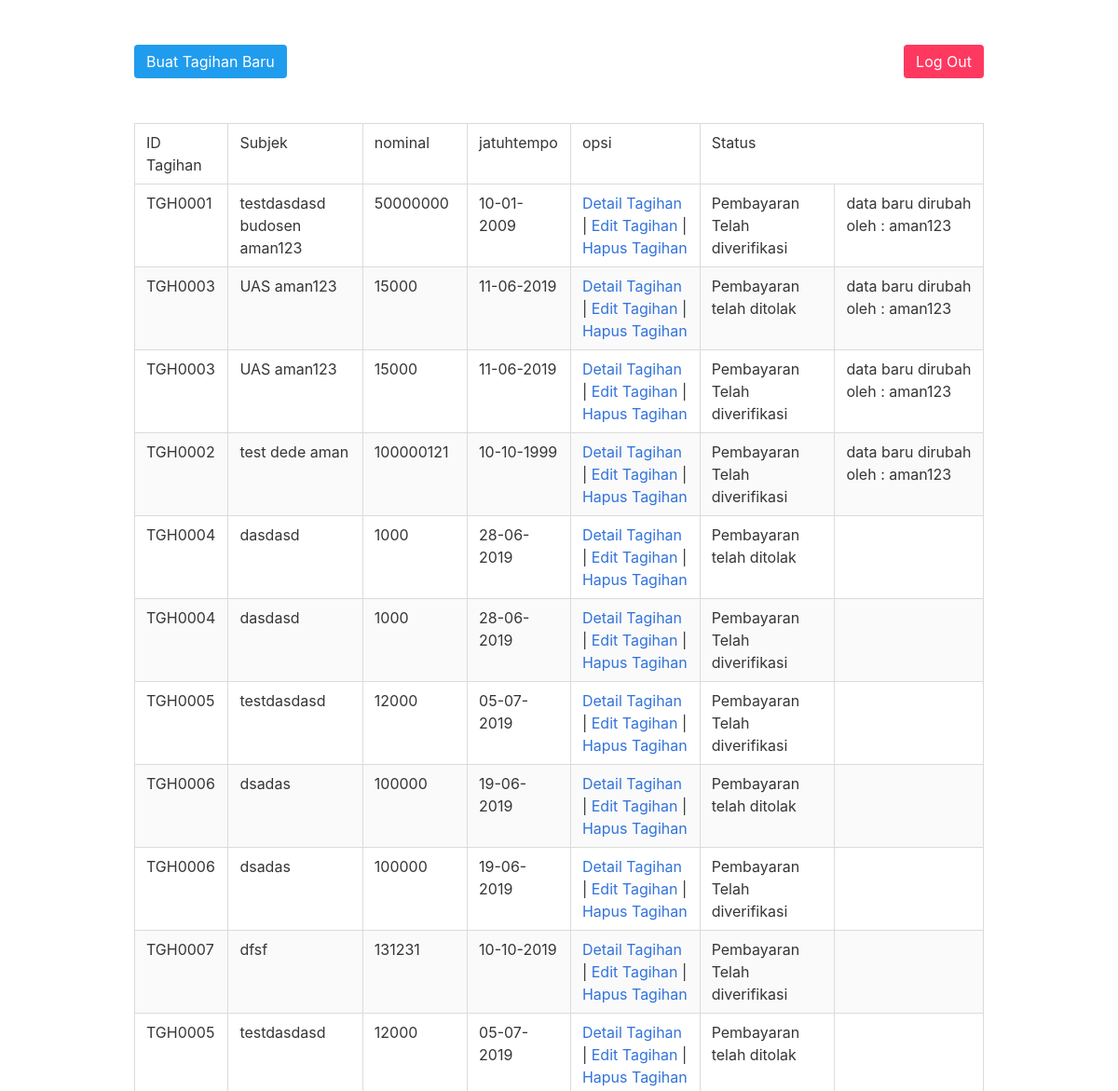
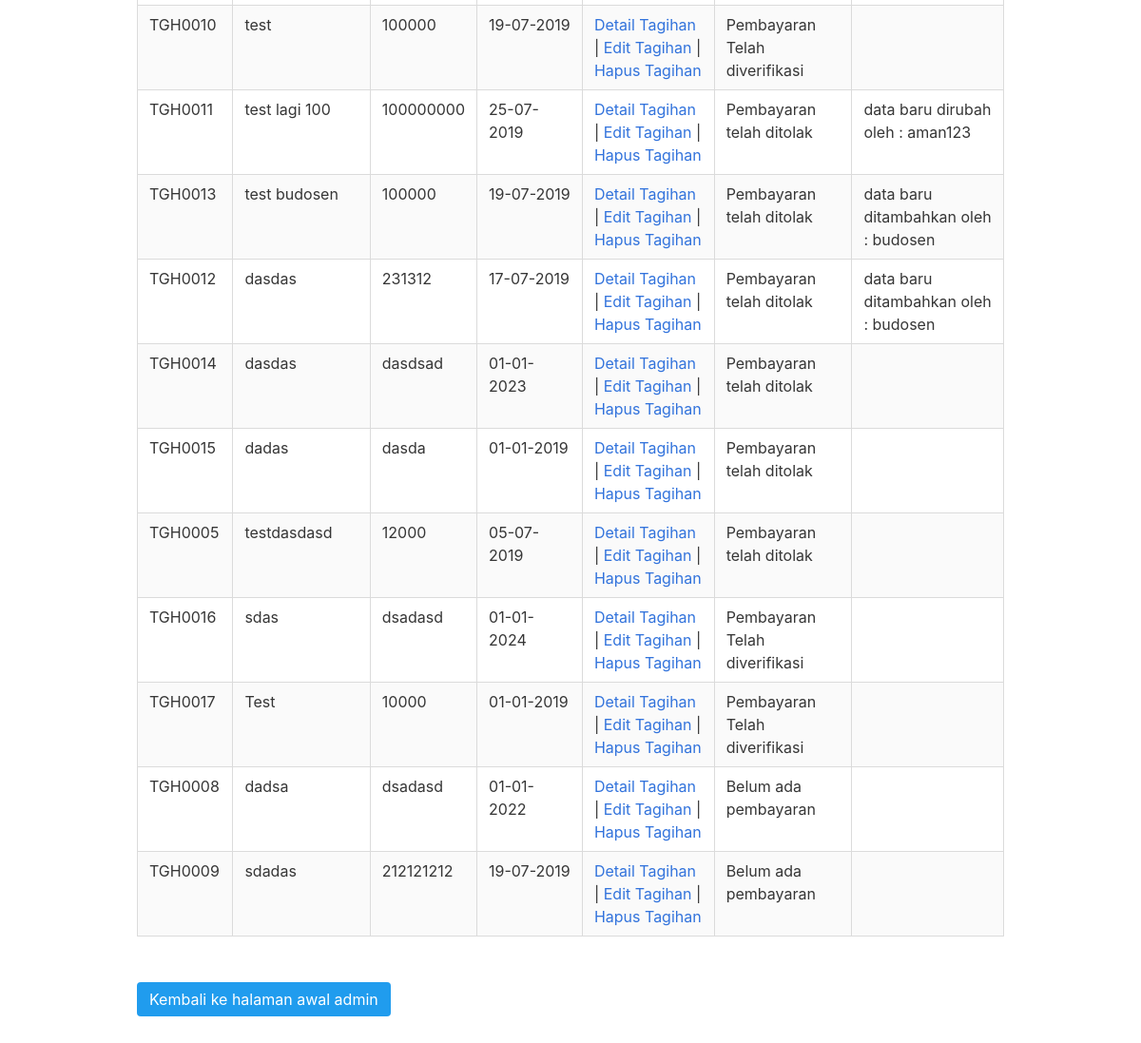
/apto-admin/kelola.php (signed in), run on the app's committed database (2 pictures, top to bottom).
### tables this page shows
CREATE TABLE `apto_pembayaran` (
  `idpembayaran` varchar(8) NOT NULL,
  `idtagihan` varchar(8) NOT NULL,
  `tglbayar` date DEFAULT NULL,
  `bankasal` varchar(30) DEFAULT NULL,
  `banktujuan` varchar(30) DEFAULT NULL,
  `nominalbayar` varchar(9) DEFAULT NULL,
  `buktibayar` varchar(200) DEFAULT NULL,
  `status` varchar(45) DEFAULT NULL,
  PRIMARY KEY (`idpembayaran`),
  KEY `fk_apto_pembayaran_1_idx` (`idtagihan`),
  CONSTRAINT `fk_apto_pembayaran_1` FOREIGN KEY (`idtagihan`) REFERENCES `apto_tagihan` (`idtagihan`) ON DELETE NO ACTION ON UPDATE NO ACTION
);

CREATE TABLE `apto_tagihan` (
  `idtagihan` varchar(8) NOT NULL,
  `iduser` varchar(850) NOT NULL,
  `subject` varchar(100) DEFAULT NULL,
  `deskripsi` varchar(400) DEFAULT NULL,
  `jatuhtempo` date DEFAULT NULL,
  `nominal` varchar(9) DEFAULT NULL,
  `log` varchar(45) DEFAULT NULL,
  PRIMARY KEY (`idtagihan`),
  UNIQUE KEY `idtagihan_UNIQUE` (`idtagihan`),
  KEY `idx_apto_tagihan_iduser` (`iduser`(767))
);

### apto-admin/kelola.php (the view, shortened to what this page needs)
<?php
include_once("../req/database.php");
$id="edasdasdf";
$k = $mysqli->prepare("SELECT a.idtagihan,a.subject,a.nominal,a.jatuhtempo,b.status,b.idpembayaran,a.log FROM apto_tagihan a LEFT JOIN apto_pembayaran b on a.idtagihan=b.idtagihan where a.idtagihan!=?");
$k->bind_param('s',$id);
$k->execute();
$k->bind_result($idtagihan,$subject,$nominal,$jatuhtempo,$status,$idpembayaran,$logg);
?>
<!DOCTYPE html>
<html lang="en">
<head>
    <link rel="stylesheet" href="../req/bulma/css/bulma.min.css">
</head>
<body>
    <div class="hero">
        <div class="container">
            <section class="hero-body">
            <div class="level">
                <div class="level-left">
                    <div class="level-items">
                    <a href="buat-tagihan.php" class="button is-normal is-info">Buat Tagihan Baru</a><br/><br/>
                    </div>
                </div>
                <div class="level-right">
                <div class="level-items">
                    <a href="logout-admin.php" class="button is-normal is-danger">Log Out</a><br/><br/>
                    </div>
                </div>
            </div>
    <table class="table is-bordered is-striped is-hoverable">
    <thead>
        <tr>
            <td>ID Tagihan</td>
            <td>Subjek</td>
            <td>nominal</td>
            <td>jatuhtempo</td>
            <td>opsi</td>
            <td colspan="2">Status</td>
        </tr>
    </thead>
    <tbody>
    <?php
    while($k->fetch()){
        if($status==0){
            $kond = "Belum ada pembayaran";
        }else if($status==1){
            $kond = "<a href=\"validasi-pembayaran.php?idtagihan=$idtagihan&idpembayaran=$idpembayaran\">Pembayaran Menunggu Validasi</a>";
        }else if($status==2){
            $kond = "Pembayaran Telah diverifikasi";
        }else if($status==3){
            $kond = "Pembayaran telah ditolak";
        }
        $originalDate = $jatuhtempo;
        $jatuhtempo = date("d-m-Y", strtotime($originalDate));
        echo "
        <tr>
            <td>$idtagihan</td>
            <td>$subject</td>
            <td>$nominal</td>
            <td>$jatuhtempo</td>
            <td><a href=\"detail-tagihan.php?idtagihan=$idtagihan\">Detail Tagihan</a> | <a href=\"edit-tagihan.php?idtagihan=$idtagihan\">Edit Tagihan</a> | <a href=\"proses.php?submit=Hapus&idtagihan=$idtagihan\">Hapus Tagihan </a></td>
            <td>$kond</td>
            <td>$logg</td>
        </tr>";
    }
    ?>
    </tbody>
    </table>
    <br/>
    <a href="index.php" class="button is-normal is-info">Kembali ke halaman awal admin</a>
            </section>
    </div>
</body>
</html>

### apto-admin/kelola.php (style rules this page uses)
* { padding:0px; margin : 0 0%; }

### data on the page
apto_pembayaran: idtagihan.idtagihan "TGH0001", idtagihan.subject "testdasdasd budosen aman123", idtagihan.nominal "50000000", idtagihan.jatuhtempo "10-01-2009", status "Pembayaran Telah diverifikasi", idtagihan.log "data baru dirubah oleh : aman123"
apto_pembayaran: idtagihan.idtagihan "TGH0003", idtagihan.subject "UAS aman123", idtagihan.nominal "15000", idtagihan.jatuhtempo "11-06-2019", status "Pembayaran telah ditolak", idtagihan.log "data baru dirubah oleh : aman123"
apto_pembayaran: idtagihan.idtagihan "TGH0003", idtagihan.subject "UAS aman123", idtagihan.nominal "15000", idtagihan.jatuhtempo "11-06-2019", status "Pembayaran Telah diverifikasi", idtagihan.log "data baru dirubah oleh : aman123"
apto_pembayaran: idtagihan.idtagihan "TGH0002", idtagihan.subject "test dede aman", idtagihan.nominal "100000121", idtagihan.jatuhtempo "10-10-1999", status "Pembayaran Telah diverifikasi", idtagihan.log "data baru dirubah oleh : aman123"
apto_pembayaran: idtagihan.idtagihan "TGH0004", idtagihan.subject "dasdasd", idtagihan.nominal "1000", idtagihan.jatuhtempo "28-06-2019", status "Pembayaran telah ditolak"
apto_pembayaran: idtagihan.idtagihan "TGH0004", idtagihan.subject "dasdasd", idtagihan.nominal "1000", idtagihan.jatuhtempo "28-06-2019", status "Pembayaran Telah diverifikasi"
apto_pembayaran: idtagihan.idtagihan "TGH0005", idtagihan.subject "testdasdasd", idtagihan.nominal "12000", idtagihan.jatuhtempo "05-07-2019", status "Pembayaran Telah diverifikasi"
apto_pembayaran: idtagihan.idtagihan "TGH0006", idtagihan.subject "dsadas", idtagihan.nominal "100000", idtagihan.jatuhtempo "19-06-2019", status "Pembayaran telah ditolak"
apto_pembayaran: idtagihan.idtagihan "TGH0006", idtagihan.subject "dsadas", idtagihan.nominal "100000", idtagihan.jatuhtempo "19-06-2019", status "Pembayaran Telah diverifikasi"
apto_pembayaran: idtagihan.idtagihan "TGH0007", idtagihan.subject "dfsf", idtagihan.nominal "131231", idtagihan.jatuhtempo "10-10-2019", status "Pembayaran Telah diverifikasi"
apto_pembayaran: idtagihan.idtagihan "TGH0005", idtagihan.subject "testdasdasd", idtagihan.nominal "12000", idtagihan.jatuhtempo "05-07-2019", status "Pembayaran telah ditolak"
apto_pembayaran: idtagihan.idtagihan "TGH0010", idtagihan.subject "test", idtagihan.nominal "100000", idtagihan.jatuhtempo "19-07-2019", status "Pembayaran Telah diverifikasi"
apto_pembayaran: idtagihan.idtagihan "TGH0011", idtagihan.subject "test lagi 100", idtagihan.nominal "100000000", idtagihan.jatuhtempo "25-07-2019", status "Pembayaran telah ditolak", idtagihan.log "data baru dirubah oleh : aman123"
apto_pembayaran: idtagihan.idtagihan "TGH0013", idtagihan.subject "test budosen", idtagihan.nominal "100000", idtagihan.jatuhtempo "19-07-2019", status "Pembayaran telah ditolak", idtagihan.log "data baru ditambahkan oleh : budosen"
apto_pembayaran: idtagihan.idtagihan "TGH0012", idtagihan.subject "dasdas", idtagihan.nominal "231312", idtagihan.jatuhtempo "17-07-2019", status "Pembayaran telah ditolak", idtagihan.log "data baru ditambahkan oleh : budosen"
apto_pembayaran: idtagihan.idtagihan "TGH0014", idtagihan.subject "dasdas", idtagihan.nominal "dasdsad", idtagihan.jatuhtempo "01-01-2023", status "Pembayaran telah ditolak"
apto_pembayaran: idtagihan.idtagihan "TGH0015", idtagihan.subject "dadas", idtagihan.nominal "dasda", idtagihan.jatuhtempo "01-01-2019", status "Pembayaran telah ditolak"
apto_pembayaran: idtagihan.idtagihan "TGH0005", idtagihan.subject "testdasdasd", idtagihan.nominal "12000", idtagihan.jatuhtempo "05-07-2019", status "Pembayaran telah ditolak"
apto_pembayaran: idtagihan.idtagihan "TGH0016", idtagihan.subject "sdas", idtagihan.nominal "dsadasd", idtagihan.jatuhtempo "01-01-2024", status "Pembayaran Telah diverifikasi"
apto_pembayaran: idtagihan.idtagihan "TGH0017", idtagihan.subject "Test", idtagihan.nominal "10000", idtagihan.jatuhtempo "01-01-2019", status "Pembayaran Telah diverifikasi"
apto_tagihan: idtagihan "TGH0008", subject "dadsa", nominal "dsadasd", jatuhtempo "01-01-2022", kond "Belum ada pembayaran"
apto_tagihan: idtagihan "TGH0009", subject "sdadas", nominal "212121212", jatuhtempo "19-07-2019", kond "Belum ada pembayaran"
